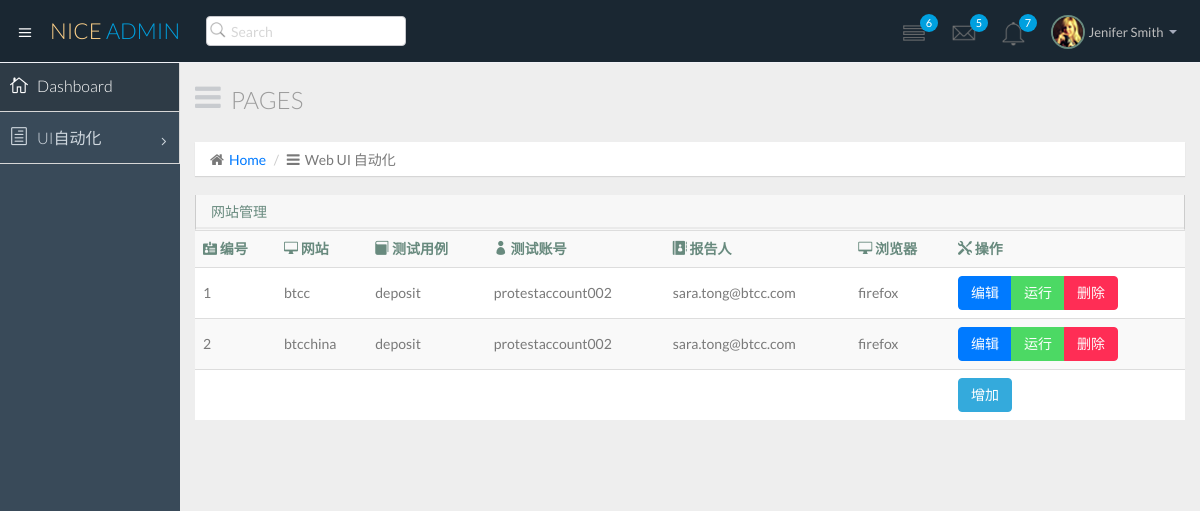
The page /web/ on the database as committed earlier.
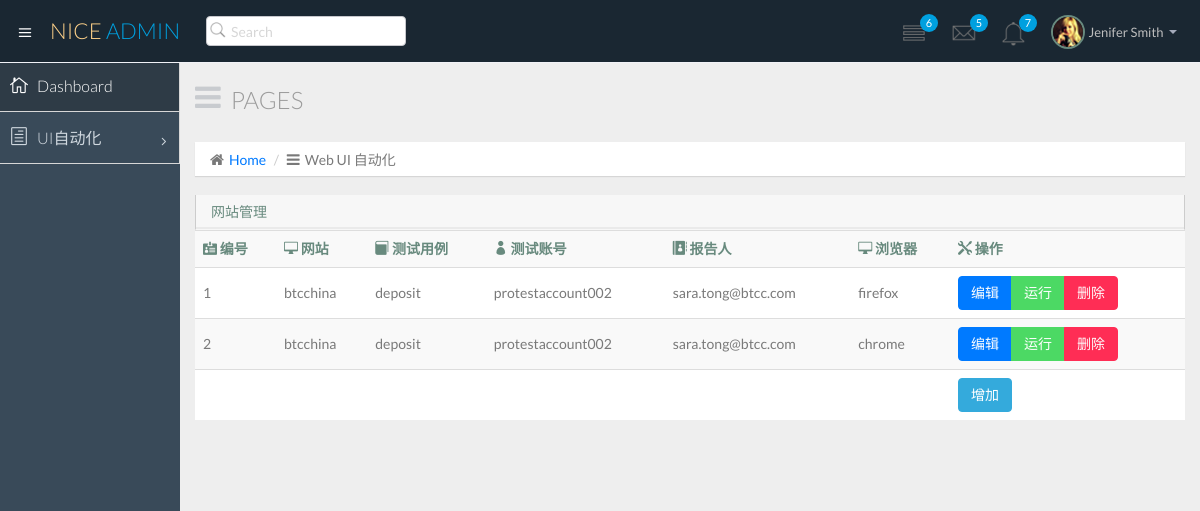
The same page on the database as committed later.
### AutoTest_project/models.py (models this page shows, shortened)
class Test_web(models.Model):
    STATUS = (
        ('1', 'running'),
        ('0', 'not_running'),
    )
    id = models.AutoField("测试ID", primary_key=True)
    website = models.CharField('标题', max_length=70)
    test_cases = models.CharField('测试用例', max_length=100, default="")
    test_user = models.ForeignKey('Test_user', verbose_name='测试账号')
    email = models.EmailField('报告人')
    browser = models.ForeignKey('browser', verbose_name='浏览器')

class browser(models.Model):
    browser = models.CharField("浏览器", max_length=10)
    version = models.CharField("版本", max_length=10)

class Test_user(models.Model):
    user_name = models.CharField('测试账号', max_length=100)
    user_pass = models.CharField("账号密码", max_length=100)
    user_trans_pass = models.CharField("交易密码", null=True, blank=True, max_length=100)
    user_use = models.IntegerField('使用平台', default=1)

### AutoTest_project/views.py (the view)
# urls.py: url(r'^web/', views.WebView.as_view(), name='web'),
class WebView(ListView):
    template_name = "web.html"
    context_object_name = "test_list"
    def get_queryset(self):
        test_list = Test_web.objects.all()
        return test_list

### AutoTest_project/templates/web.html
{% extends 'blank.html' %}
{% block content %}
<div class="row">
                  <div class="col-lg-12">
                      <section class="panel">
                          <header class="panel-heading">
                              网站管理
                          </header>
                          <table class="table table-striped table-advance table-hover">
                           <tbody>
                              <tr>
                                  <th><i class="icon_id-2_alt"></i> 编号</th>
                                  <th><i class="icon_desktop"></i> 网站</th>
                                  <th><i class="icon_book"></i> 测试用例</th>
                                  <th><i class="icon_profile"></i> 测试账号</th>
                                  <th><i class="icon_contacts"></i> 报告人</th>
                                  <th><i class="icon_desktop"></i> 浏览器</th>
                                  <th><i class="icon_tools"></i> 操作</th>
                              {% for test in test_list %}
                                  <tr>
                                  <td>{{ test.pk }}</td>
                                  <td>{{ test.website }}</td>
                                  <td>{{ test.test_cases }}</td>
                                  <td>{{ test.test_user.user_name }}</td>
                                  <td>{{ test.email }}</td>
                                  <td>{{ test.browser.browser }}</td>
                                  <td><div class="btn-group">
                                      <a class="btn btn-primary" href="{% url 'web_edit' test.pk %}">编辑</a>
                                      <a class="btn btn-success" href="#">运行</a>
                                      <a class="btn btn-danger" href="#">删除</a>
                                      </div>
                                  </td>
                                  </tr>
                              {% endfor %}
                              <tr>
                                  <td></td>
                                  <td></td>
                                  <td></td>
                                  <td></td>
                                  <td></td>
                                  <td></td>
                                  <td><a class="btn btn-info"> 增加</a></td>
                              </tr>
                           </tbody>
                        </table>
                      </section>
                  </div>
              </div>
{% endblock %}

Rows that differ between the two databases and show on the page:
changed Test_web "firefox": website "btcc" → "btcchina"
changed Test_web id 2: browser.browser "firefox" → "chrome"
